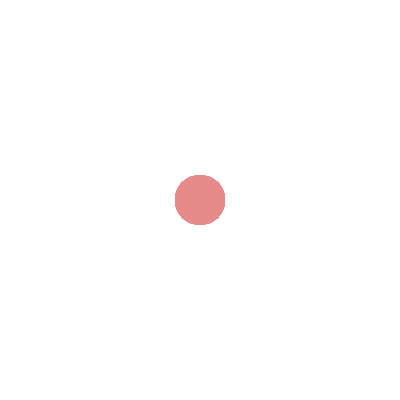
Frame 1 (no input)
Frame 60 (no input): identical to frame 1, image omitted
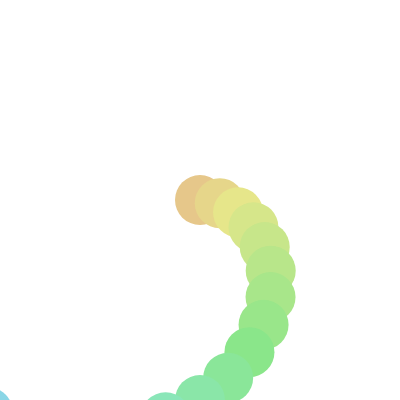
Frame 120 (the mouse pressed at the canvas centre since frame 60)

The p5.js sketch that drew these frames (run headless with seeded random() and noise() and a simulated clock; from frame 60 on, the mouse is pressed at the canvas centre):

// p5.js sketch
// ── sketch.js
function setup() {
  createCanvas(400, 400);
  colorMode(HSB);
}


function draw() {
  background(200);
  var redColor = 255;
  noStroke();


// this is for loop. it is made up of 3 statements inside (declare, condition (t or f), changing the variable you declared)

  var myVar = 0;
  var numOfLoop = 800;
  var circleSize = 50;
  for (var i = 0; i < numOfLoop; i++) {
    var theta = i * ((Math.PI * 2) / numOfLoop) * (mouseY * 0.1)
    var radius = 0.1 * i * mouseX;

    var xPos = Math.cos(theta) * radius + width/2;
    var yPos = Math.sin(theta) * radius + height/2;

    fill(40 + i * 10, 40, 90);
    ellipse(xPos, yPos, circleSize, circleSize);
  }
}
